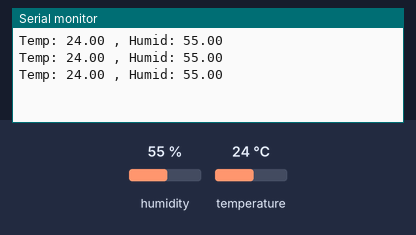
Bench run of a sketch on a simulated ESP8266 (NodeMCU). On the bench: the last lines printed to the serial monitor. The inputs (shaded band) are chosen by the test bench; at power-on: humidity 55 %, temperature 24 °C.

Above: at 2.8 s.
2.9 s: humidity set to 22 %
At 4.8 s:
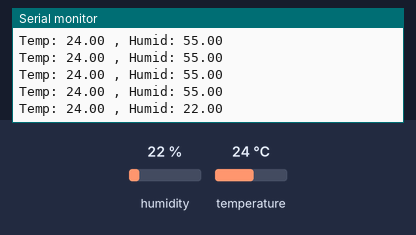
5.6 s: temperature set to 12 °C
At 6.8 s:
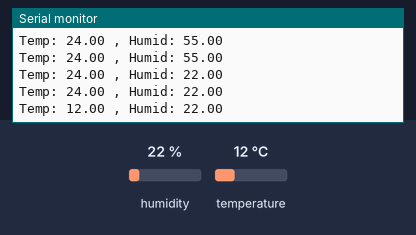
8.3 s: humidity set to 40 %
At 9.7 s:
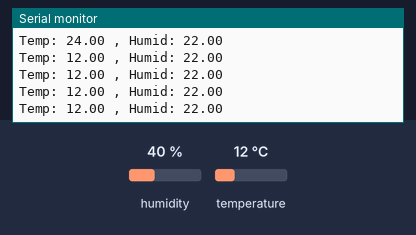
Timing chart, 0 to 11.3 s (numbered marks = the images above; inputs shaded):
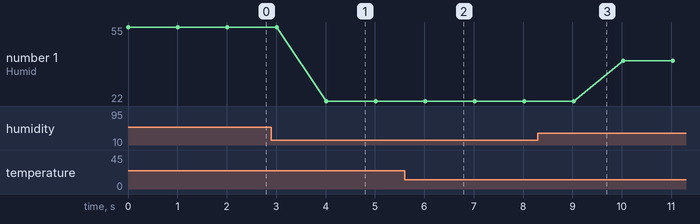

The sketch:

L07-DHT.ino
```cpp
#include <DHT.h>
#define DHTTYPE DHT22
#define DHTPIN D4

DHT dht(DHTPIN, DHTTYPE, 15);

void setup(){
  dht.begin();
  Serial.begin(115200);
}

void loop(){
  float humid = dht.readHumidity();
  float temp = dht.readTemperature();
  Serial.print("Temp: ");
  Serial.print(temp);
  Serial.print(" , Humid: ");
  Serial.println(humid);
  delay(1000);
}
```

Measured:
- after the input at 2.9 s, the serial monitor: prints a new line after 1.1 s (image 1)
- after the input at 5.6 s, the serial monitor: prints a new line after 0.42 s (image 2)
- plotted number 1: 55 → 22 after the input at 2.9 s, 22 → 40 after the input at 8.3 s
